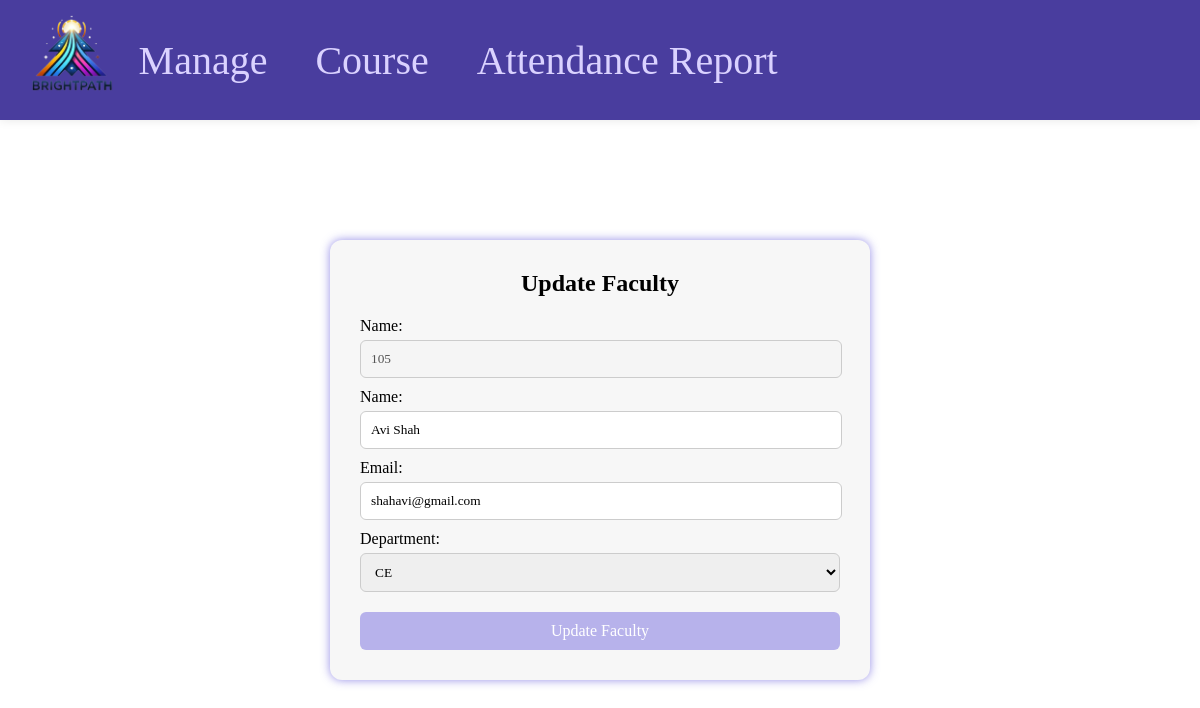
Screenshot of /hod/php/Update_Faculty.php?id=105 with the database file from the repository.
### tables this page shows
CREATE TABLE `faculty` (
  `Faculty_ID` int(15) NOT NULL,
  `Name` varchar(25) NOT NULL,
  `Email` varchar(50) NOT NULL,
  `Department_ID` int(15) DEFAULT NULL,
  `Password` varchar(10) NOT NULL,
  `HOD_ID` int(15) DEFAULT NULL
);

### hod/php/Update_Faculty.php (the view, shortened to what this page needs)
<?php
include "conn.php";
include "navbar.php";
$fid = $_GET['id'];
$sql = "SELECT * FROM faculty WHERE Faculty_ID = $fid";
$result = mysqli_query($conn, $sql);
$faculty = mysqli_fetch_assoc($result);
?>
<link rel="stylesheet" href="../css/update_faculty.css">
<div class="main">
    <div class="update-container">
        <h2>Update Faculty</h2>
        <form id="updateFacultyForm" method="post">
            <label for="ID">Name:</label>
            <input type="text" name="ID" id="ID" value="<?php echo $faculty['Faculty_ID']; ?>" disabled>
            <label for="name">Name:</label>
            <input type="text" name="name" id="name" value="<?php echo $faculty['Name']; ?>">
            <label for="email">Email:</label>
            <input type="email" name="email" id="email" value="<?php echo $faculty['Email']; ?>">
            <label for="department">Department:</label>
            <select name="department" id="department">
                <?php
                $dsql = "SELECT * FROM department";
                $dresult = mysqli_query($conn, $dsql);
                while ($drow = mysqli_fetch_assoc($dresult)) {
                    $selected = ($drow['Department_ID'] == $faculty['Department_ID']) ? 'selected' : '';
                    echo "<option value='{$drow['Department_ID']}' $selected>{$drow['Name']}</option>";
                }
                ?>
            </select>
            <button type="submit" name="update">Update Faculty</button>
        </form>
    </div>
</div>

### hod/css/navbar.css (style rules this page uses)
* { font-family: 'Times New Roman'; margin: 0; padding: 0; }
button { background: none; border: none; text-decoration: none; color: #dad2ff; cursor: pointer; background-color: transparent; }
button, a { font-size: 5vh; }

### hod/css/update_faculty.css (style rules this page uses)
.main { position: relative; top: 30vh; display: flex; justify-content: center; justify-items: center; align-items: center; align-content: center; }
.update-container { width: 40vw; padding: 30px; background-color: #f7f7f7; border-radius: 12px; box-shadow: 0 0 10px #786fe0c8; }
.update-container h2 { text-align: center; margin-bottom: 20px; font-size: 24px; }
#updateFacultyForm label { display: block; margin-top: 10px; font-weight: 500; }
#updateFacultyForm input { width: calc(100% - 20px); padding: 10px; margin-top: 5px; border: 1px solid #ccc; border-radius: 6px; outline: none; }
#updateFacultyForm select { width: 100%; padding: 10px; margin-top: 5px; border: 1px solid #ccc; border-radius: 6px; }
#updateFacultyForm button { width: 100%; margin-top: 20px; padding: 10px; background-color: #786fe080; color: white; font-size: 16px; border: none; border-radius: 6px; cursor: pointer; }

### rows the page displays
faculty: ID "105", name "Avi Shah", email "shahavi@gmail.com"

### other values shown
form field department "CE"
